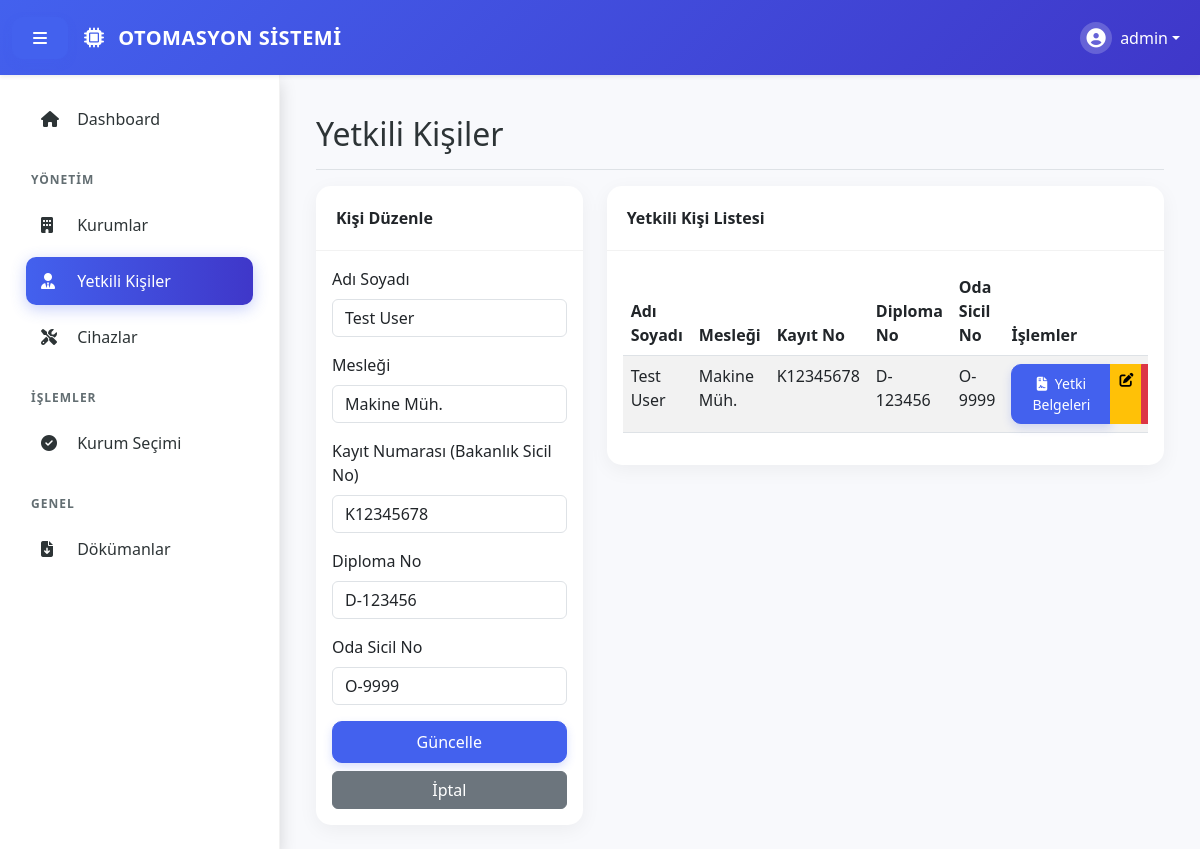
The app's page /pages/yetkili_kisiler.php?edit=1 (signed in) with its own data.
### tables this page shows
CREATE TABLE `authorized_persons` (
  `id` int(11) NOT NULL AUTO_INCREMENT,
  `adi_soyadi` varchar(255) NOT NULL,
  `meslegi` varchar(255) DEFAULT NULL,
  `kayit_no` varchar(100) DEFAULT NULL,
  `created_at` timestamp NOT NULL DEFAULT current_timestamp(),
  `diploma_no` varchar(100) DEFAULT NULL,
  `oda_sicil_no` varchar(100) DEFAULT NULL,
  PRIMARY KEY (`id`)
);

### htdocs/pages/yetkili_kisiler.php (the view, shortened to what this page needs)
<?php
require_once '../includes/db.php';
$editMode = false;
$person = ['adi_soyadi' => '', 'meslegi' => '', 'kayit_no' => '', 'diploma_no' => '', 'oda_sicil_no' => ''];
if (isset($_GET['edit'])) {
    $editMode = true;
    $id = cleanInput($_GET['edit']);
    $stmt = $pdo->prepare("SELECT * FROM authorized_persons WHERE id = ?");
    $stmt->execute([$id]);
    $person = $stmt->fetch();
}
include '../includes/header.php';
?>
<div class="d-flex justify-content-between flex-wrap flex-md-nowrap align-items-center pt-3 pb-2 mb-3 border-bottom">
    <h1 class="h2">Yetkili Kişiler</h1>
</div>
<div class="row">
    <div class="col-md-4">
        <div class="card">
            <div class="card-header">
                <?php echo $editMode ? 'Kişi Düzenle' : 'Yeni Yetkili Ekle'; ?>
            </div>
            <div class="card-body">
                <form method="POST" action="">
                    <div class="mb-3">
                        <label class="form-label">Adı Soyadı</label>
                        <input type="text" class="form-control" name="adi_soyadi"
                            value="<?php echo $person['adi_soyadi']; ?>" required>
                    </div>
                    <div class="mb-3">
                        <label class="form-label">Mesleği</label>
                        <input type="text" class="form-control" name="meslegi" value="<?php echo $person['meslegi']; ?>"
                            required>
                    </div>
                    <div class="mb-3">
                        <label class="form-label">Kayıt Numarası (Bakanlık Sicil No)</label>
                        <input type="text" class="form-control" name="kayit_no"
                            value="<?php echo $person['kayit_no'] ?? ''; ?>">
                    </div>
                    <div class="mb-3">
                        <label class="form-label">Diploma No</label>
                        <input type="text" class="form-control" name="diploma_no"
                            value="<?php echo $person['diploma_no'] ?? ''; ?>">
                    </div>
                    <div class="mb-3">
                        <label class="form-label">Oda Sicil No</label>
                        <input type="text" class="form-control" name="oda_sicil_no"
                            value="<?php echo $person['oda_sicil_no'] ?? ''; ?>">
                    </div>
                    <button type="submit" class="btn btn-primary w-100">
                        <?php echo $editMode ? 'Güncelle' : 'Kaydet'; ?>
                    </button>
                    <?php if ($editMode): ?>
                        <a href="yetkili_kisiler.php" class="btn btn-secondary w-100 mt-2">İptal</a>
                    <?php endif; ?>
                </form>
            </div>
        </div>
    </div>
    <div class="col-md-8">
        <div class="card">
            <div class="card-header">Yetkili Kişi Listesi</div>
            <div class="card-body">
                <div class="table-responsive">
                    <table class="table table-striped table-hover">
                        <thead>
                            <tr>
                                <th>Adı Soyadı</th>
                                <th>Mesleği</th>
                                <th>Kayıt No</th>
                                <th>Diploma No</th>
                                <th>Oda Sicil No</th>
                                <th>İşlemler</th>
                            </tr>
                        </thead>
                        <tbody>
                            <?php
                            $stmt = $pdo->query("SELECT * FROM authorized_persons ORDER BY adi_soyadi ASC");
                            while ($row = $stmt->fetch()):
                                ?>
                                <tr>
                                    <td>
                                        <?php echo htmlspecialchars($row['adi_soyadi']); ?>
                                    </td>
                                    <td>
                                        <?php echo htmlspecialchars($row['meslegi']); ?>
                                    </td>
                                    <td>
                                        <?php echo htmlspecialchars($row['kayit_no'] ?? '-'); ?>
                                    </td>
                                    <td>
                                        <?php echo htmlspecialchars($row['diploma_no'] ?? '-'); ?>
                                    </td>
                                    <td>
                                        <?php echo htmlspecialchars($row['oda_sicil_no'] ?? '-'); ?>
                                    </td>
                                    <td>
                                        <div class="btn-group">
                                            <a href="yetkili_belgeleri.php?person_id=<?php echo $row['id']; ?>" class="btn btn-sm btn-primary text-white" style="background-color: #4361EE; border-color: #4361EE;" title="Yetki Belgeleri">
                                                <i class="fas fa-file-contract me-1"></i> Yetki Belgeleri
                                            </a>
                                            <a href="?edit=<?php echo $row['id']; ?>" class="btn btn-sm btn-warning" title="Düzenle">
                                                <i class="fas fa-edit"></i>
                                            </a>
                                            <a href="?delete=<?php echo $row['id']; ?>" class="btn btn-sm btn-danger" title="Sil"
                                                onclick="return confirm('Silmek istediğinize emin misiniz?')">
                                            </a>
                                        </div>
                                    </td>
                                </tr>
                            <?php endwhile; ?>
                        </tbody>
                    </table>
                </div>
            </div>
        </div>
    </div>
</div>
<?php include '../includes/footer.php'; ?>

### htdocs/assets/css/style.css (style rules this page uses)
:root { --primary-color: #4361ee; --secondary-color: #3f37c9; --bg-light: #f8f9fc; --sidebar-bg: #ffffff; --text-main: #2d3436; --text-muted: #636e72; --nav-height: 75px; --sidebar-width: 280px; }
body { font-family: 'Segoe UI', Roboto, Helvetica, Arial, sans-serif; background-color: var(--bg-light); color: var(--text-main); overflow-x: hidden; }
body.logged-in { padding-top: var(--nav-height); }
.card { border: none; border-radius: 15px; box-shadow: 0 5px 20px rgba(0, 0, 0, 0.05); transition: transform 0.3s; }
.card-header { background-color: transparent; border-bottom: 1px solid rgba(0, 0, 0, 0.05); padding: 1.25rem; font-weight: 600; }
.btn-primary { background-color: var(--primary-color); border-color: var(--primary-color); border-radius: 10px; padding: 8px 20px; font-weight: 500; box-shadow: 0 4px 10px rgba(67, 97, 238, 0.2); }

### records on screen
authorized_persons: adi_soyadi "Test User", meslegi "Makine Müh.", kayit_no "K12345678", diploma_no "D-123456", oda_sicil_no "O-9999"

### other values on screen
$_SESSION['username'] "admin"
